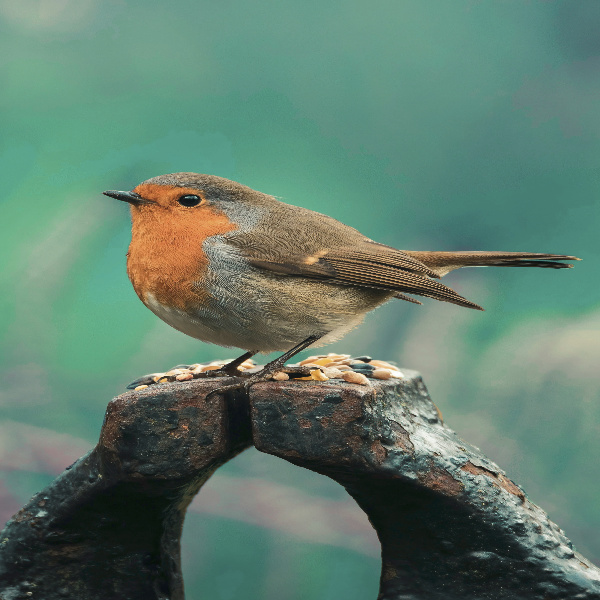
#> input picture in/00.png, 600 x 600 px
$ python -i filters.py   (imports and definitions only)
#> lines starting #> are read from the running program, lines starting #| are printed output that depends on the picture
"""Hand-built spatial filters (no OpenCV / scikit-image)."""
import numpy as np
from scipy import ndimage


# [20 lines left out: functions to_grayscale, gaussian_kernel, not called in this run]


def convolve(img, kernel):
    """2D convolution with edge replication."""
    return ndimage.convolve(img, kernel, mode='nearest')


def gaussian_blur(img, sigma=2.0, size=None):
    return convolve(img, gaussian_kernel(sigma, size))


SOBEL_X = np.array([[-1, 0, 1],
                    [-2, 0, 2],
                    [-1, 0, 1]], dtype=float)
SOBEL_Y = SOBEL_X.T


def sobel(img):
    """Return (gradient magnitude, gx, gy)."""
    gx = convolve(img, SOBEL_X)
    gy = convolve(img, SOBEL_Y)
    return np.hypot(gx, gy), gx, gy


# [48 lines left out: functions otsu_threshold, threshold, clean_mask, border, not called in this run]

>>> import cv2
>>> picture = cv2.imread('../in/00.png', cv2.IMREAD_GRAYSCALE)
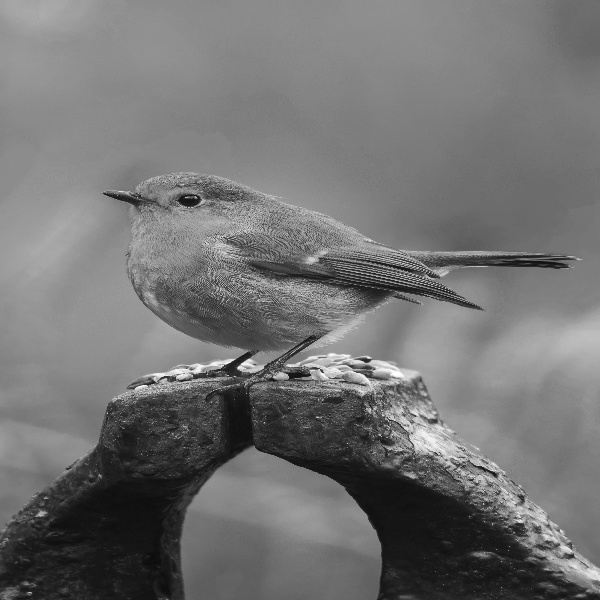
#> picture: shape (600, 600); min 11, max 255, mean 114.6
>>> result = sobel(picture)
#> in convolve, `return ndimage.convolve(img, kernel, mode='nearest')`:
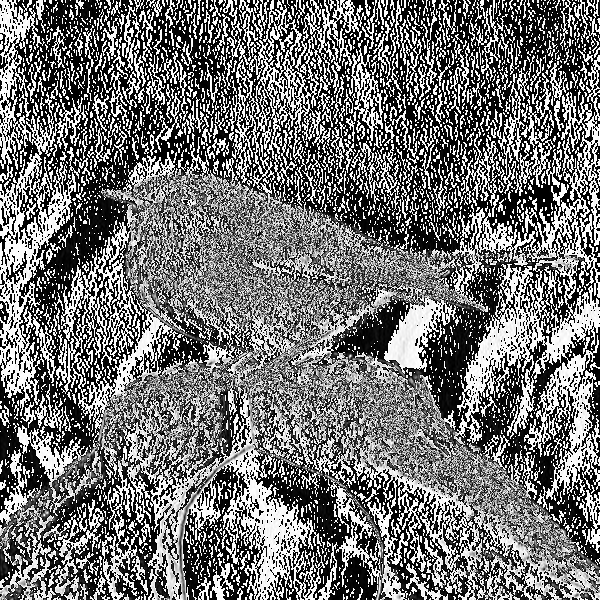
#> returned value: shape (600, 600); min 0, max 255, mean 114.4
#> in convolve (call 2), `return ndimage.convolve(img, kernel, mode='nearest')`:
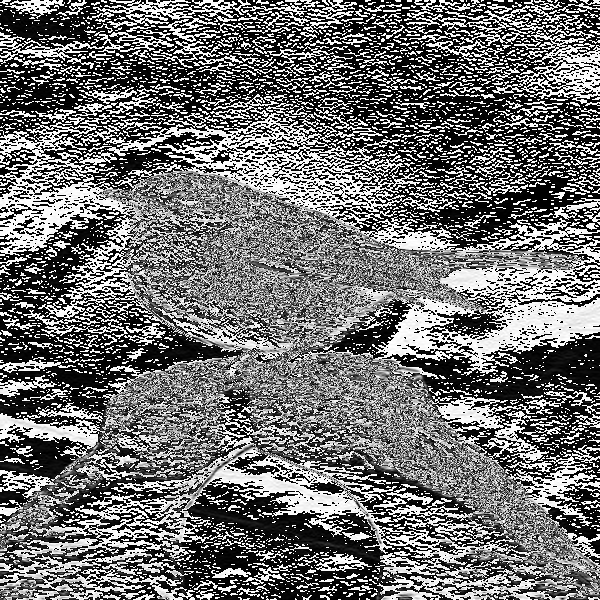
#> returned value: shape (600, 600); min 0, max 255, mean 112

$ run again, on in/01.png
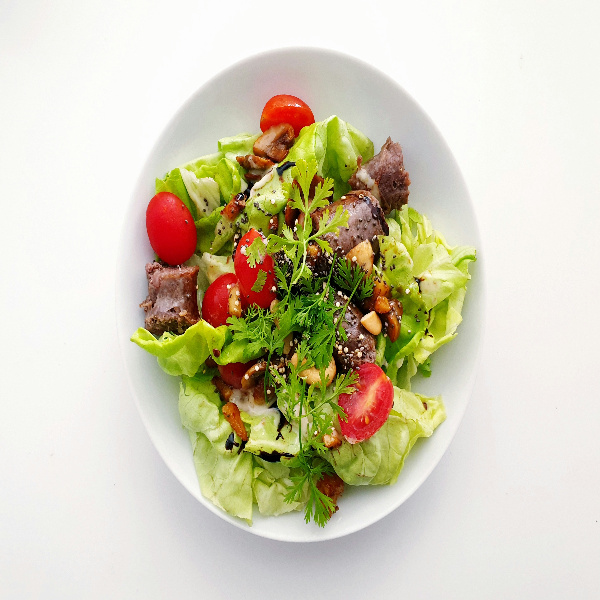
#> input picture in/01.png, 600 x 600 px
#> in convolve, `return ndimage.convolve(img, kernel, mode='nearest')`:
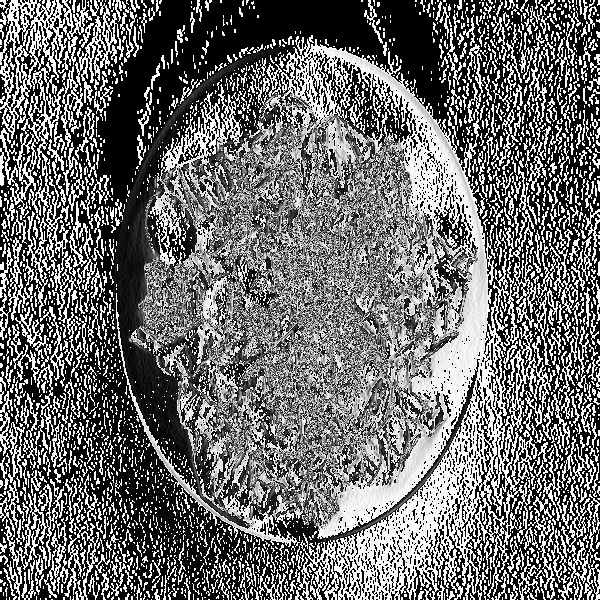
#> returned value: shape (600, 600); min 0, max 255, mean 108.5
#> in convolve (call 2), `return ndimage.convolve(img, kernel, mode='nearest')`:
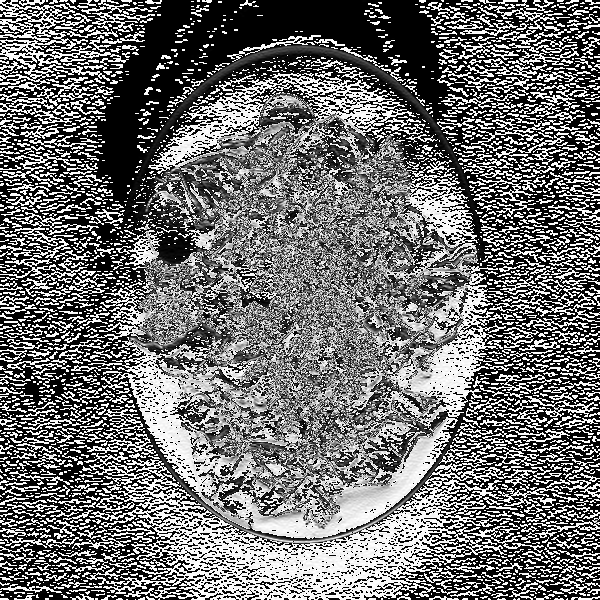
#> returned value: shape (600, 600); min 0, max 255, mean 111.3
